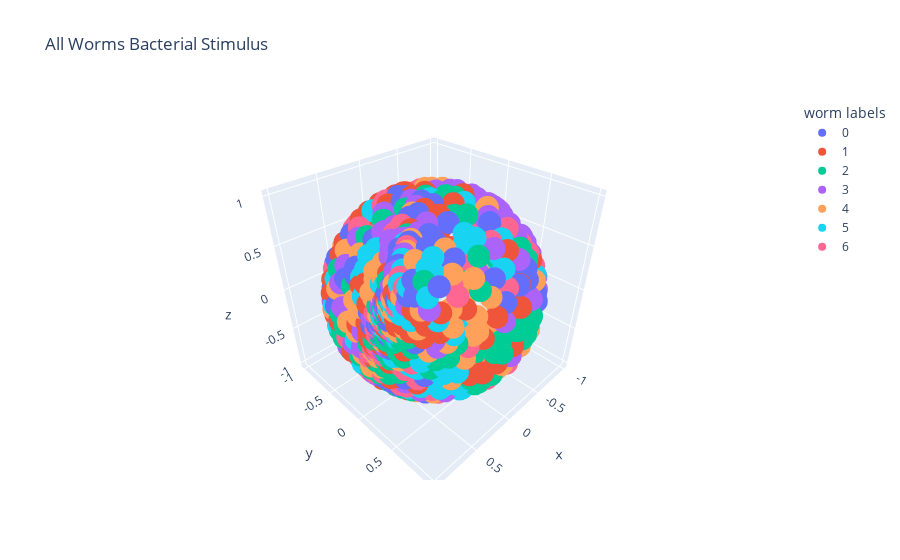

Notebook source saved alongside this figure:
### Code cell
hyperbolic_df['worm labels'] = hyperbolic_df['worm labels'].astype('category')

# Create the scatter plot with the corrected color setting
fig = px.scatter_3d(
    data_frame=hyperbolic_df,
    x='x',
    y='y',
    z='z',
    title='All Worms Bacterial Stimulus',
    color='worm labels',
    color_discrete_sequence=px.colors.qualitative.Plotly  # Ensure using the correct color palette
)

# Update layout
fig.update_layout(
    scene=dict(
        xaxis=dict(ticktext=[-1, -0.5, 0, 0.5, 1], tickvals=[-1, -0.5, 0, 0.5, 1]),
        yaxis=dict(ticktext=[-1, -0.5, 0, 0.5, 1], tickvals=[-1, -0.5, 0, 0.5, 1]),
        zaxis=dict(ticktext=[-1, -0.5, 0, 0.5, 1], tickvals=[-1, -0.5, 0, 0.5, 1])
    )
)

# Display the plot
fig.show()

### Figure 1 — Plotly figure (JSON) as saved in the notebook; plotly's stock layout.template omitted (floating-point values rounded to 4 significant figures; data arrays with more than 128 entries replaced by an {"elided": "..."} marker saying what was removed)
{"data": [{"hovertemplate": "worm labels=0<br>x=%{x}<br>y=%{y}<br>z=%{z}<extra></extra>", "legendgroup": "0", "marker": {"color": "#636EFA", "symbol": "circle"}, "mode": "markers", "name": "0", "scene": "scene", "showlegend": true, "type": "scatter3d", "x": {"elided": "133 float values"}, "y": {"elided": "133 float values"}, "z": {"elided": "133 float values"}}, {"hovertemplate": "worm labels=1<br>x=%{x}<br>y=%{y}<br>z=%{z}<extra></extra>", "legendgroup": "1", "marker": {"color": "#EF553B", "symbol": "circle"}, "mode": "markers", "name": "1", "scene": "scene", "showlegend": true, "type": "scatter3d", "x": {"elided": "135 float values"}, "y": {"elided": "135 float values"}, "z": {"elided": "135 float values"}}, {"hovertemplate": "worm labels=2<br>x=%{x}<br>y=%{y}<br>z=%{z}<extra></extra>", "legendgroup": "2", "marker": {"color": "#00CC96", "symbol": "circle"}, "mode": "markers", "name": "2", "scene": "scene", "showlegend": true, "type": "scatter3d", "x": {"elided": "136 float values"}, "y": {"elided": "136 float values"}, "z": {"elided": "136 float values"}}, {"hovertemplate": "worm labels=3<br>x=%{x}<br>y=%{y}<br>z=%{z}<extra></extra>", "legendgroup": "3", "marker": {"color": "#AB63FA", "symbol": "circle"}, "mode": "markers", "name": "3", "scene": "scene", "showlegend": true, "type": "scatter3d", "x": {"elided": "136 float values"}, "y": {"elided": "136 float values"}, "z": {"elided": "136 float values"}}, {"hovertemplate": "worm labels=4<br>x=%{x}<br>y=%{y}<br>z=%{z}<extra></extra>", "legendgroup": "4", "marker": {"color": "#FFA15A", "symbol": "circle"}, "mode": "markers", "name": "4", "scene": "scene", "showlegend": true, "type": "scatter3d", "x": {"elided": "138 float values"}, "y": {"elided": "138 float values"}, "z": {"elided": "138 float values"}}, {"hovertemplate": "worm labels=5<br>x=%{x}<br>y=%{y}<br>z=%{z}<extra></extra>", "legendgroup": "5", "marker": {"color": "#19D3F3", "symbol": "circle"}, "mode": "markers", "name": "5", "scene": "scene", "showlegend": true, "type": "scatter3d", "x": {"elided": "137 float values"}, "y": {"elided": "137 float values"}, "z": {"elided": "137 float values"}}, {"hovertemplate": "worm labels=6<br>x=%{x}<br>y=%{y}<br>z=%{z}<extra></extra>", "legendgroup": "6", "marker": {"color": "#FF6692", "symbol": "circle"}, "mode": "markers", "name": "6", "scene": "scene", "showlegend": true, "type": "scatter3d", "x": {"elided": "133 float values"}, "y": {"elided": "133 float values"}, "z": {"elided": "133 float values"}}], "layout": {"legend": {"title": {"text": "worm labels"}, "tracegroupgap": 0}, "scene": {"domain": {"x": [0, 1], "y": [0, 1]}, "xaxis": {"ticktext": [-1, -0.5, 0, 0.5, 1], "tickvals": [-1, -0.5, 0, 0.5, 1], "title": {"text": "x"}}, "yaxis": {"ticktext": [-1, -0.5, 0, 0.5, 1], "tickvals": [-1, -0.5, 0, 0.5, 1], "title": {"text": "y"}}, "zaxis": {"ticktext": [-1, -0.5, 0, 0.5, 1], "tickvals": [-1, -0.5, 0, 0.5, 1], "title": {"text": "z"}}}, "title": {"text": "All Worms Bacterial Stimulus"}}}
